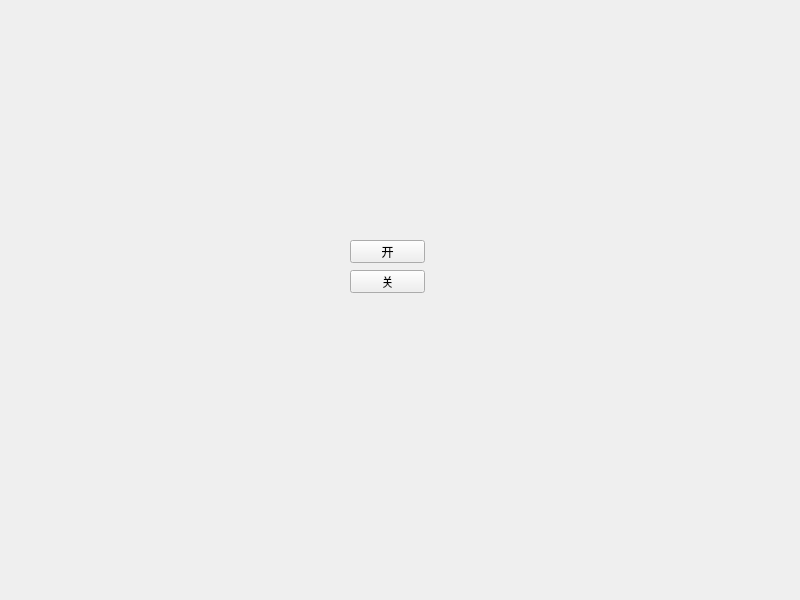
<?xml version="1.0" encoding="UTF-8"?>
<ui version="4.0">
 <class>Widget</class>
 <widget class="QWidget" name="Widget">
  <property name="geometry">
   <rect>
    <x>0</x>
    <y>0</y>
    <width>800</width>
    <height>600</height>
   </rect>
  </property>
  <property name="windowTitle">
   <string>Widget</string>
  </property>
  <widget class="LineLoading" name="widget" native="true">
   <property name="geometry">
    <rect>
     <x>150</x>
     <y>90</y>
     <width>531</width>
     <height>80</height>
    </rect>
   </property>
  </widget>
  <widget class="WBSwitchButton" name="widget_2" native="true">
   <property name="geometry">
    <rect>
     <x>170</x>
     <y>230</y>
     <width>120</width>
     <height>80</height>
    </rect>
   </property>
  </widget>
  <widget class="QPushButton" name="pushButton">
   <property name="geometry">
    <rect>
     <x>350</x>
     <y>240</y>
     <width>75</width>
     <height>23</height>
    </rect>
   </property>
   <property name="text">
    <string>开</string>
   </property>
  </widget>
  <widget class="QPushButton" name="pushButton_2">
   <property name="geometry">
    <rect>
     <x>350</x>
     <y>270</y>
     <width>75</width>
     <height>23</height>
    </rect>
   </property>
   <property name="text">
    <string>关</string>
   </property>
  </widget>
 </widget>
 <customwidgets>
  <customwidget>
   <class>WBSwitchButton</class>
   <extends>QWidget</extends>
   <header location="global">wbswitchbutton.h</header>
   <container>1</container>
  </customwidget>
  <customwidget>
   <class>LineLoading</class>
   <extends>QWidget</extends>
   <header location="global">lineloading.h</header>
   <container>1</container>
  </customwidget>
 </customwidgets>
 <resources/>
 <connections/>
</ui>
